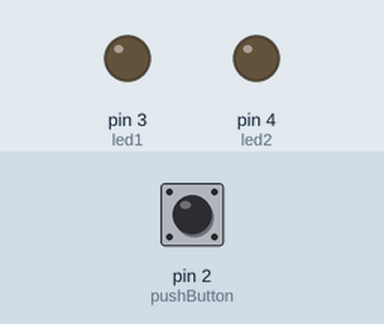
A sketch run on a simulated Arduino Uno, built with avr-gcc and run on an emulated ATmega328P. Shown: output pins drawn as LEDs (lit = HIGH). Inputs (shaded band) come from the test bench; at power-on: pin 2 (pushButton) LOW.

Above: at 1.2 s.
1.3 s: pin 2 (pushButton) pulled HIGH for 0.15 s
At 2.6 s:
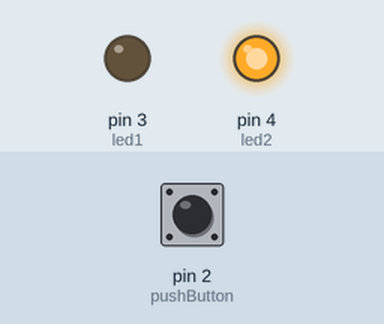
2.9 s: pin 2 (pushButton) pulled HIGH for 1 s
At 3.2 s:
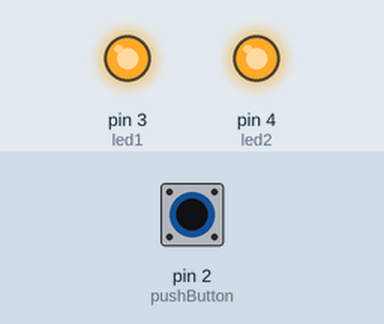
5.4 s: pin 2 (pushButton) pulled HIGH for 3.2 s
At 6.3 s:
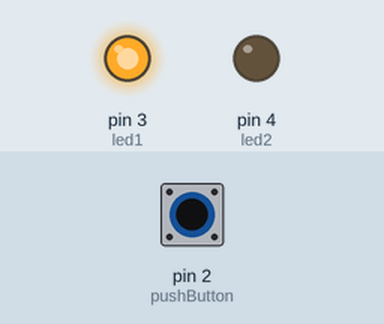
Timing chart, 0 to 10.1 s (numbered marks = the images above; inputs shaded):
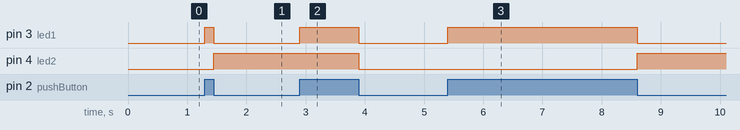

The sketch:

_3push_button.ino
```cpp
/*A project in which:
  -On button press: LED1 lights up.
  -On button release: LED1 shuts off and LED2 toggles (lights up or shuts off).*/

int pushButton = 2;
int led1 = 3;
int led2 = 4;


int pushed = LOW;
bool led2_activated = false;
bool was_pushed = false;

void setup() {
  // put your setup code here, to run once:
  Serial.begin(9600);
  pinMode(pushButton, INPUT);
  pinMode(led1, OUTPUT);
  pinMode(led2, OUTPUT);
  digitalWrite(led1, LOW);
  digitalWrite(led2, LOW);
}

void loop() {
  // put your main code here, to run repeatedly:
  pushed = digitalRead(pushButton);
  activate_led1();
  activate_led2();
}

void serial_read_input() {
  int buttonState = digitalRead(pushButton);
  Serial.println(buttonState);
  delay(100);
}

void activate_led1() {
  if(pushed == HIGH) {
    digitalWrite(led1, HIGH);
    was_pushed = true;
  }
  else {
    digitalWrite(led1, LOW);
  }
}

void activate_led2() {
  if(pushed == HIGH) {
    return;
  }

  if(pushed == LOW && was_pushed) {
    led2_activated = !led2_activated;
    if(led2_activated) {
      digitalWrite(led2, HIGH);
    }
    else {
      digitalWrite(led2, LOW);
    }
    was_pushed = false;
  }
}
```

Measured:
- after the input at 1.3 s, pin 3 (led1): LOW → HIGH at once, → LOW 0.15 s later; pin 4 (led2): LOW → HIGH after 0.15 s
- after the input at 2.9 s, pin 3 (led1): LOW → HIGH at once, → LOW 1.0 s later; pin 4 (led2): HIGH → LOW after 1.0 s
- after the input at 5.4 s, pin 3 (led1): LOW → HIGH at once, → LOW 3.2 s later; pin 4 (led2): LOW → HIGH after 3.2 s
